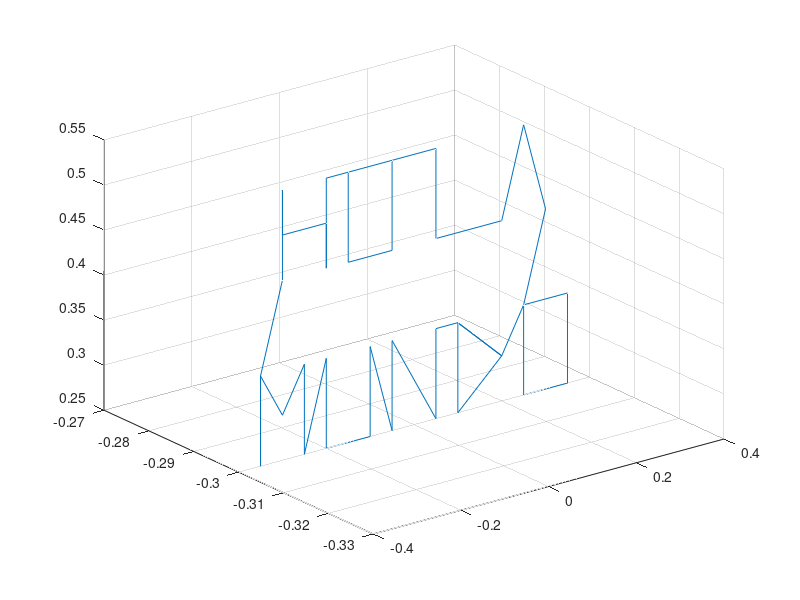

Source code (MATLAB):

% Script to generate trajectories    
nameTrajectory='hola_mundo';

% Get positions declare w.r.t Global reference (Robot base)
     positions_m =... [0,-0.3,0.55]
     [-0.300000000000000,-0.300000000000000,0.450000000000000;-0.300000000000000,-0.300000000000000,0.550000000000000;-0.300000000000000,-0.300000000000000,0.500000000000000;-0.200000000000000,-0.300000000000000,0.500000000000000;-0.200000000000000,-0.300000000000000,0.450000000000000;-0.200000000000000,-0.300000000000000,0.550000000000000;-0.150000000000000,-0.300000000000000,0.550000000000000;-0.0500000000000000,-0.300000000000000,0.550000000000000;-0.0500000000000000,-0.300000000000000,0.450000000000000;-0.150000000000000,-0.300000000000000,0.450000000000000;-0.150000000000000,-0.300000000000000,0.550000000000000;0.0500000000000000,-0.300000000000000,0.550000000000000;0.0500000000000000,-0.300000000000000,0.450000000000000;0.200000000000000,-0.300000000000000,0.450000000000000;0.250000000000000,-0.300000000000000,0.550000000000000;0.300000000000000,-0.300000000000000,0.450000000000000;0.250000000000000,-0.300000000000000,0.350000000000000;0.350000000000000,-0.300000000000000,0.350000000000000;0.350000000000000,-0.300000000000000,0.250000000000000;0.250000000000000,-0.300000000000000,0.250000000000000;0.250000000000000,-0.300000000000000,0.350000000000000;0.200000000000000,-0.300000000000000,0.300000000000000;0.100000000000000,-0.300000000000000,0.250000000000000;0.100000000000000,-0.300000000000000,0.350000000000000;0.200000000000000,-0.300000000000000,0.300000000000000;0.100000000000000,-0.300000000000000,0.350000000000000;0.0500000000000000,-0.300000000000000,0.350000000000000;0.0500000000000000,-0.300000000000000,0.250000000000000;-0.0500000000000000,-0.300000000000000,0.350000000000000;-0.0500000000000000,-0.300000000000000,0.250000000000000;-0.100000000000000,-0.300000000000000,0.350000000000000;-0.100000000000000,-0.300000000000000,0.250000000000000;-0.200000000000000,-0.300000000000000,0.250000000000000;-0.200000000000000,-0.300000000000000,0.350000000000000;-0.250000000000000,-0.300000000000000,0.250000000000000;-0.250000000000000,-0.300000000000000,0.350000000000000;-0.300000000000000,-0.300000000000000,0.300000000000000;-0.350000000000000,-0.300000000000000,0.350000000000000;-0.350000000000000,-0.300000000000000,0.250000000000000;-0.350000000000000,-0.300000000000000,0.350000000000000;-0.300000000000000,-0.300000000000000,0.450000000000000];
 
 % Get orientations (in rotation vector)
% orientations = [0, 1, 0, pi; ...
%                 0, 1, 0, pi; ...
%                 0, 1, 0, pi; ...
%                 0, 1, 0, pi];

% Get number of positions
number_waypoints = size(positions_m, 1);

% Single orientation
orientations= ones(number_waypoints,1)*[0, 1, 0, pi];


%Plot Trajectory
plot3(positions_m(:,1),positions_m(:,2),positions_m(:,3))
grid on

%% Save Trajectory

% Save?
elec=input("Save Y/N \n",'s');
if (elec=='Y' || elec=='y')
    % Path to save trajectory
   save(['Test_trajectories\',nameTrajectory,'.mat'],'positions_m','orientations') 
end